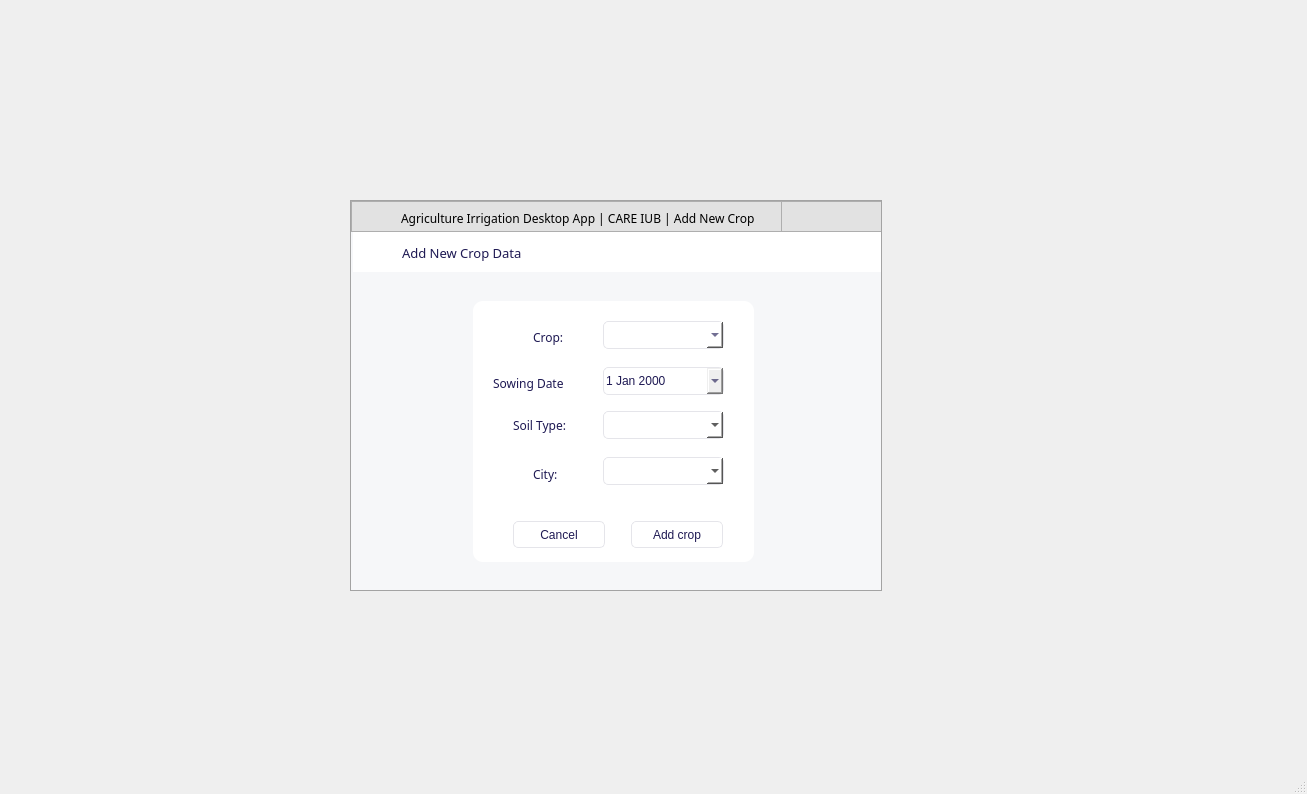
<?xml version="1.0" encoding="UTF-8"?>
<ui version="4.0">
 <class>MainWindow</class>
 <widget class="QMainWindow" name="MainWindow">
  <property name="geometry">
   <rect>
    <x>0</x>
    <y>0</y>
    <width>1307</width>
    <height>794</height>
   </rect>
  </property>
  <property name="windowTitle">
   <string>MainWindow</string>
  </property>
  <widget class="QWidget" name="centralwidget">
   <widget class="QFrame" name="frame_2">
    <property name="geometry">
     <rect>
      <x>351</x>
      <y>201</y>
      <width>530</width>
      <height>31</height>
     </rect>
    </property>
    <property name="styleSheet">
     <string notr="true">QFrame{
background-color:rgb(226, 226, 226);

}</string>
    </property>
    <property name="frameShape">
     <enum>QFrame::StyledPanel</enum>
    </property>
    <property name="frameShadow">
     <enum>QFrame::Raised</enum>
    </property>
    <widget class="QFrame" name="frame_icon_top_bar">
     <property name="geometry">
      <rect>
       <x>16</x>
       <y>2</y>
       <width>30</width>
       <height>30</height>
      </rect>
     </property>
     <property name="maximumSize">
      <size>
       <width>30</width>
       <height>30</height>
      </size>
     </property>
     <property name="styleSheet">
      <string notr="true">background: transparent;
background-image:  url(F:/books/agriculture project/desktop app/agri/watering-can.png);
background-position: center;
background-repeat: no-repeat;
</string>
     </property>
     <property name="frameShape">
      <enum>QFrame::StyledPanel</enum>
     </property>
     <property name="frameShadow">
      <enum>QFrame::Raised</enum>
     </property>
    </widget>
    <widget class="QLabel" name="title_label">
     <property name="geometry">
      <rect>
       <x>50</x>
       <y>7</y>
       <width>381</width>
       <height>21</height>
      </rect>
     </property>
     <property name="font">
      <font>
       <family>Poppins</family>
      </font>
     </property>
     <property name="text">
      <string>Agriculture Irrigation Desktop App | CARE IUB | Add New Crop</string>
     </property>
    </widget>
    <widget class="QFrame" name="frame_16">
     <property name="geometry">
      <rect>
       <x>430</x>
       <y>0</y>
       <width>101</width>
       <height>31</height>
      </rect>
     </property>
     <property name="styleSheet">
      <string notr="true">QFrame{
background-color:rgb(226, 226, 226);

}</string>
     </property>
     <property name="frameShape">
      <enum>QFrame::StyledPanel</enum>
     </property>
     <property name="frameShadow">
      <enum>QFrame::Raised</enum>
     </property>
     <widget class="QPushButton" name="closeButton_2">
      <property name="geometry">
       <rect>
        <x>1304</x>
        <y>0</y>
        <width>37</width>
        <height>31</height>
       </rect>
      </property>
      <property name="styleSheet">
       <string notr="true">
QPushButton {	
	border: none;
	background-color: transparent;

background-image: url(F:/books/agriculture project/desktop app/agri/icons8-close-window-20.png);

background-repeat: no-repeat;
background-position: center;
border-radius: 0px;

}
QPushButton:hover {
	background-color: rgb(255, 82, 76);
border-radius: 0px;
}
QPushButton:pressed {	
	background-color:rgb(255, 82, 76);
border-radius: 0px;
}</string>
      </property>
      <property name="text">
       <string/>
      </property>
     </widget>
     <widget class="QPushButton" name="minimize_btn_2">
      <property name="geometry">
       <rect>
        <x>1267</x>
        <y>0</y>
        <width>37</width>
        <height>31</height>
       </rect>
      </property>
      <property name="styleSheet">
       <string notr="true">
QPushButton {	
	border: none;
	background-color: transparent;

background-image: url(F:/books/agriculture project/desktop app/agri/icons8-minimize-window-20.png);

background-repeat: no-repeat;
background-position: center;
border-radius: 0px;

}
QPushButton:hover {
	background-color:rgb(191, 191, 191);
border-radius: 0px;
}
QPushButton:pressed {	
	background-color:rgb(162, 162, 162);
border-radius: 0px;
}</string>
      </property>
      <property name="text">
       <string/>
      </property>
     </widget>
     <widget class="QPushButton" name="minimize_btn">
      <property name="geometry">
       <rect>
        <x>30</x>
        <y>0</y>
        <width>37</width>
        <height>31</height>
       </rect>
      </property>
      <property name="styleSheet">
       <string notr="true">
QPushButton {	
	border: none;
	background-color: transparent;

background-image: url(F:/books/agriculture project/desktop app/agri/icons8-minimize-window-20.png);

background-repeat: no-repeat;
background-position: center;
border-radius: 0px;

}
QPushButton:hover {
	background-color:rgb(191, 191, 191);
border-radius: 0px;
}
QPushButton:pressed {	
	background-color:rgb(162, 162, 162);
border-radius: 0px;
}</string>
      </property>
      <property name="text">
       <string/>
      </property>
     </widget>
     <widget class="QPushButton" name="closeButton">
      <property name="geometry">
       <rect>
        <x>67</x>
        <y>0</y>
        <width>37</width>
        <height>31</height>
       </rect>
      </property>
      <property name="styleSheet">
       <string notr="true">
QPushButton {	
	border: none;
	background-color: transparent;

background-image: url(F:/books/agriculture project/desktop app/agri/icons8-close-window-20.png);

background-repeat: no-repeat;
background-position: center;
border-radius: 0px;

}
QPushButton:hover {
	background-color: rgb(255, 82, 76);
border-radius: 0px;
}
QPushButton:pressed {	
	background-color:rgb(255, 82, 76);
border-radius: 0px;
}</string>
      </property>
      <property name="text">
       <string/>
      </property>
     </widget>
    </widget>
   </widget>
   <widget class="QFrame" name="frame">
    <property name="geometry">
     <rect>
      <x>350</x>
      <y>200</y>
      <width>532</width>
      <height>391</height>
     </rect>
    </property>
    <property name="styleSheet">
     <string notr="true">QFrame{
background-color: rgb(246, 247, 249);
color:rgb(30, 25, 83);
border: 1px solid rgb(163, 163, 163);
}

</string>
    </property>
    <property name="frameShape">
     <enum>QFrame::StyledPanel</enum>
    </property>
    <property name="frameShadow">
     <enum>QFrame::Raised</enum>
    </property>
    <widget class="QFrame" name="frame_3">
     <property name="geometry">
      <rect>
       <x>3</x>
       <y>31</y>
       <width>528</width>
       <height>359</height>
      </rect>
     </property>
     <property name="styleSheet">
      <string notr="true">QFrame{
border:none;
}

QPushButton {
	border: 1px solid rgb(229, 229, 234);
	border-radius: 5px;	
	background-color:rgb(255, 255, 255);
color:rgb(30, 25, 83);
}
QPushButton:hover {
	
	border: 2px solid rgb(229, 229, 234);
}
QPushButton:pressed {	
	background-color:rgb(234, 234, 229);
border: 2px solid  rgb(234, 234, 229);
}



QComboBox{
	background-color: rgb(255, 255, 255);
	border-radius: 5px;
	border: 1px solid rgb(229, 229, 234);
	padding: 5px;
	padding-left: 10px;

}
QComboBox:hover{
	border: 2px solid  rgb(229, 229, 234);
}
QComboBox::drop-down {
image : url(F:/books/gui - Copy/Youtube Downloader/asd.png);
	subcontrol-origin: padding;
	subcontrol-position: top right;
	width: 25px; 
	
	border-left-width: 1px;
	border-left-color: rgb(229, 229, 234);
	border-left-style: solid;
	border-top-right-radius: 3px;
	border-bottom-right-radius: 3px;	
	
	background-position: center;
	background-repeat: no-reperat;
 }
</string>
     </property>
     <property name="frameShape">
      <enum>QFrame::StyledPanel</enum>
     </property>
     <property name="frameShadow">
      <enum>QFrame::Raised</enum>
     </property>
     <widget class="QFrame" name="frame_32">
      <property name="geometry">
       <rect>
        <x>0</x>
        <y>0</y>
        <width>529</width>
        <height>41</height>
       </rect>
      </property>
      <property name="styleSheet">
       <string notr="true">QFrame{
background-color:rgb(255, 255, 255);

}</string>
      </property>
      <property name="frameShape">
       <enum>QFrame::StyledPanel</enum>
      </property>
      <property name="frameShadow">
       <enum>QFrame::Raised</enum>
      </property>
      <widget class="QLabel" name="label_48">
       <property name="geometry">
        <rect>
         <x>49</x>
         <y>14</y>
         <width>141</width>
         <height>16</height>
        </rect>
       </property>
       <property name="font">
        <font>
         <family>Poppins SemiBold</family>
         <pointsize>10</pointsize>
        </font>
       </property>
       <property name="text">
        <string>Add New Crop Data</string>
       </property>
      </widget>
     </widget>
     <widget class="QFrame" name="frame_4">
      <property name="geometry">
       <rect>
        <x>120</x>
        <y>70</y>
        <width>281</width>
        <height>261</height>
       </rect>
      </property>
      <property name="styleSheet">
       <string notr="true">QFrame{
background-color: rgb(255, 255, 255);
border-radius:10px;


}</string>
      </property>
      <property name="frameShape">
       <enum>QFrame::StyledPanel</enum>
      </property>
      <property name="frameShadow">
       <enum>QFrame::Raised</enum>
      </property>
      <widget class="QComboBox" name="city_comboBox">
       <property name="geometry">
        <rect>
         <x>130</x>
         <y>156</y>
         <width>121</width>
         <height>28</height>
        </rect>
       </property>
      </widget>
      <widget class="QDateEdit" name="dateEdit">
       <property name="geometry">
        <rect>
         <x>130</x>
         <y>66</y>
         <width>121</width>
         <height>28</height>
        </rect>
       </property>
       <property name="accessibleDescription">
        <string>sadf</string>
       </property>
       <property name="styleSheet">
        <string notr="true">QDateEdit{
border: 1px solid rgb(229, 229, 234);
border-radius: 5px;
color: rgb(30, 25, 83)
}

QDateEdit::drop-down {
image : url(F:/books/gui - Copy/Youtube Downloader/asd.png);
	subcontrol-origin: padding;
	subcontrol-position: top right;
	width: 25px; 
	
	border-left-width: 1px;
	border-left-color: rgb(229, 229, 234);
	border-left-style: solid;
	border-top-right-radius: 3px;
	border-bottom-right-radius: 3px;	
	
	background-position: center;
	background-repeat: no-reperat;
 }</string>
       </property>
       <property name="calendarPopup">
        <bool>true</bool>
       </property>
      </widget>
      <widget class="QLabel" name="label_22">
       <property name="geometry">
        <rect>
         <x>60</x>
         <y>165</y>
         <width>31</width>
         <height>16</height>
        </rect>
       </property>
       <property name="font">
        <font>
         <family>Poppins</family>
        </font>
       </property>
       <property name="text">
        <string>City:</string>
       </property>
      </widget>
      <widget class="QLabel" name="label_21">
       <property name="geometry">
        <rect>
         <x>40</x>
         <y>116</y>
         <width>61</width>
         <height>16</height>
        </rect>
       </property>
       <property name="font">
        <font>
         <family>Poppins</family>
        </font>
       </property>
       <property name="text">
        <string>Soil Type:</string>
       </property>
      </widget>
      <widget class="QLabel" name="label_13">
       <property name="geometry">
        <rect>
         <x>60</x>
         <y>26</y>
         <width>31</width>
         <height>20</height>
        </rect>
       </property>
       <property name="font">
        <font>
         <family>Poppins</family>
        </font>
       </property>
       <property name="text">
        <string>Crop:</string>
       </property>
      </widget>
      <widget class="QLabel" name="label_17">
       <property name="geometry">
        <rect>
         <x>20</x>
         <y>74</y>
         <width>71</width>
         <height>16</height>
        </rect>
       </property>
       <property name="font">
        <font>
         <family>Poppins</family>
        </font>
       </property>
       <property name="text">
        <string>Sowing Date:</string>
       </property>
      </widget>
      <widget class="QComboBox" name="crop_comboBox">
       <property name="geometry">
        <rect>
         <x>130</x>
         <y>20</y>
         <width>121</width>
         <height>28</height>
        </rect>
       </property>
       <property name="styleSheet">
        <string notr="true">color:rgb(30, 25, 83)</string>
       </property>
      </widget>
      <widget class="QComboBox" name="soil_comboBox">
       <property name="geometry">
        <rect>
         <x>130</x>
         <y>110</y>
         <width>121</width>
         <height>28</height>
        </rect>
       </property>
      </widget>
      <widget class="QPushButton" name="add_crop_cnfrm">
       <property name="geometry">
        <rect>
         <x>158</x>
         <y>220</y>
         <width>92</width>
         <height>27</height>
        </rect>
       </property>
       <property name="styleSheet">
        <string notr="true"/>
       </property>
       <property name="text">
        <string>Add crop</string>
       </property>
       <property name="iconSize">
        <size>
         <width>16</width>
         <height>16</height>
        </size>
       </property>
      </widget>
      <widget class="QPushButton" name="cancel_btn">
       <property name="geometry">
        <rect>
         <x>40</x>
         <y>220</y>
         <width>92</width>
         <height>27</height>
        </rect>
       </property>
       <property name="styleSheet">
        <string notr="true"/>
       </property>
       <property name="text">
        <string>Cancel</string>
       </property>
       <property name="iconSize">
        <size>
         <width>16</width>
         <height>16</height>
        </size>
       </property>
      </widget>
     </widget>
     <zorder>frame_4</zorder>
     <zorder>frame_32</zorder>
    </widget>
   </widget>
   <zorder>frame</zorder>
   <zorder>frame_2</zorder>
  </widget>
  <widget class="QMenuBar" name="menubar">
   <property name="geometry">
    <rect>
     <x>0</x>
     <y>0</y>
     <width>1307</width>
     <height>21</height>
    </rect>
   </property>
  </widget>
  <widget class="QStatusBar" name="statusbar"/>
 </widget>
 <resources/>
 <connections/>
</ui>
